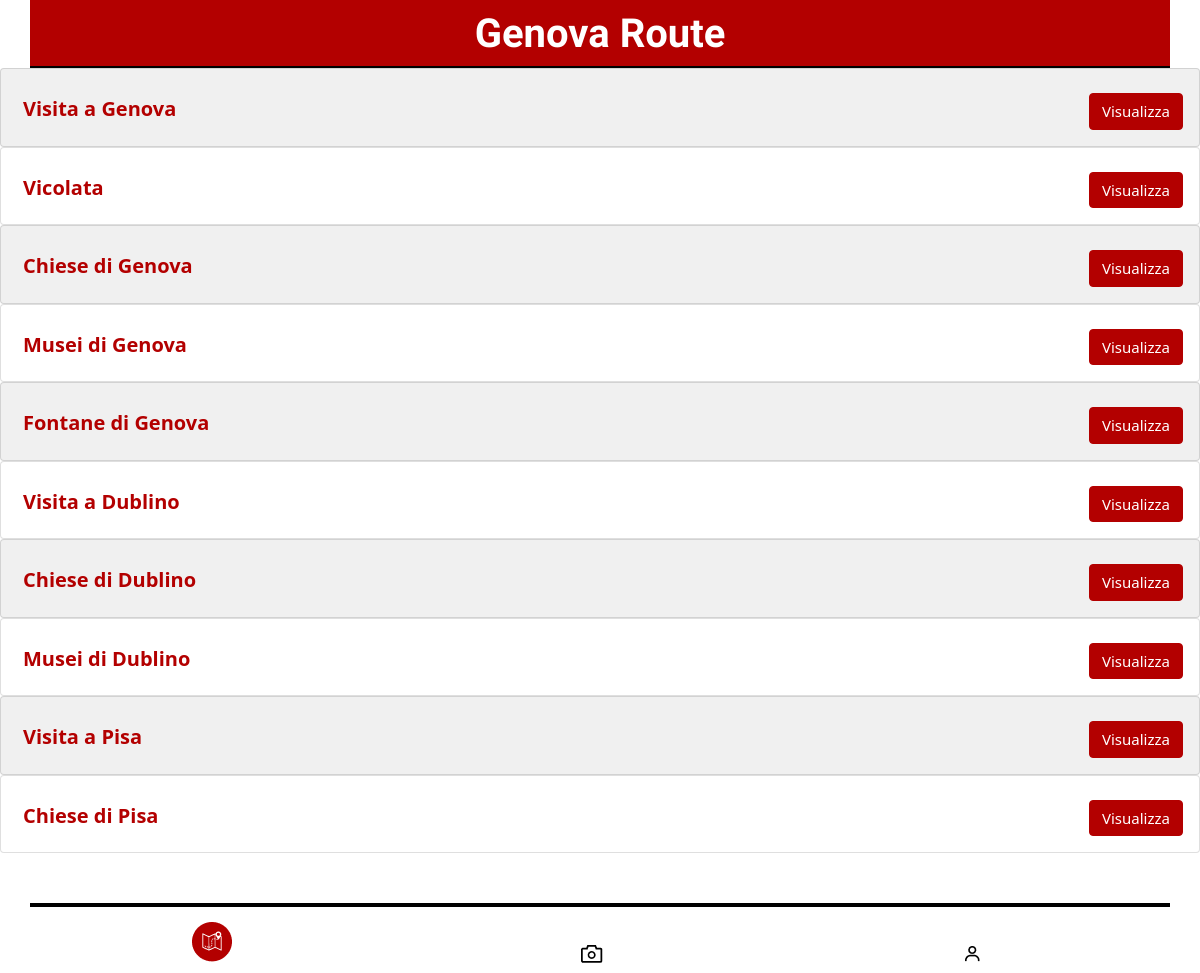
Page /mobile/percorsi/index.php on the committed database.
### tables this page shows
CREATE TABLE IF NOT EXISTS Percorso(
    id int PRIMARY KEY AUTO_INCREMENT,
	nome varchar(255),
    descrizione varchar(255) NOT NULL
);

### mobile/percorsi/index.php (the view, shortened to what this page needs)
<!doctype html>
<html lang="en">
<head>
    <link rel="stylesheet" href="../../css/style.css">
    <link rel="stylesheet" href="../../bootstrap/css/bootstrap.min.css">
</head>
<body class="d-flex flex-column min-vh-100">
    <div class="container fixed-bottom" style="background-color: white; border-top-color:black;  border-top-style: solid; border-top-width: 4px; height: 70px;">
        <div class="row  justify-content-center" style="padding-top: 15px;">
            <div class="col s-4">
                <center>
                    <a class="navbar-brand" href="./">
                        <img src="../../img/icons/percorsoSfondo.png">
                    </a>
                </center>
            </div>
            <div class="col s-4" style="padding-top: 15px; ">
                <center>
                    <a class="navbar-brand" href="../scanner/index.php ">
                        <img src="../../img/icons/scannerizza.png">
                    </a>
                </center>
            </div>
            <div class="col s-4" style="padding-top: 15px; ">
                <center>
                    <a class="navbar-brand" href="../profilo/index.php">
                        <img src="../../img/icons/account.png">
                    </a>
                </center>
            </div>
        </div>
    </div>
    <div class="container">
        <div class="row justify-content-center align-items-center" style="background-color: #B30000; border-bottom-color:black;  border-bottom-style: solid; border-bottom-width: 2px; padding-top: 10px;">
            <div class="col ">
                <h1 style="font-family: 'Amiri', serif; color: white; font-weight: bold; text-align: center;">Genova Route</h1>
            </div>
        </div>
    </div>
    <?php
    $host = "127.0.0.1";
    $user = "root";
    $pass = "";
    $database = "genovaroute";
    $connessione = new mysqli($host, $user, $pass, $database);
    $i = 0;
    $sql = "SELECT * FROM percorso ORDER BY (SELECT COUNT(*) AS numero_tappe FROM percorso, tappa, tappa_appartiene_percorso WHERE id_percorso=percorso.id AND id_tappa=tappa.id)";
    if ($result = $connessione->query($sql)) {
        if ($result->num_rows > 0) {
            while ($row = $result->fetch_array()) {
                $i++;
                if ($i % 2 == 0) {
                    $coloreRiga = "white";
                } else {
                    $coloreRiga = "#F0F0F0";
                }
                echo '
                                        <div class="col-sm align-self-center" style="width:100%;">
                                            <div class="card text-center align-self-center" style="width:100%;  background-color: ' . $coloreRiga . ';">
                                                <div class="card-body">
                                                    <form action="tappe/index.php" method="post">
                                                        <p class="card-title">
                                                            <input type="hidden" name="percorso" value="' . $row['nome'] . '">
                                                            <input type="submit" value="' . $row['nome'] . '" style="background-color: ' . $coloreRiga . '; text-decoration: none; color: #B30000; font-size:20px; border: none; font-weight: bold; float: left;">
                                                            <button type="submit" class="btn btn-primary" style="background-color: #B30000; border-color:#B30000; font-size: 15px; color:white ; text-align: center; float: right;">Visualizza</button>
                                                        </p>
                                                    </form>
                                                </div>
                                            </div>
                                        </div>
                                        ';
            }
        } else {
            echo "Non ci sono percorsi salvati nel database";
        }
    } else {
        echo "Impossibile eseguire la query";
    }
    ?>
    <br>
    <br>
    <br>
    <br>
    <br>
</body>
</html>

### rows in the picture
percorso: nome "Visita a Genova"
percorso: nome "Vicolata"
percorso: nome "Chiese di Genova"
percorso: nome "Musei di Genova"
percorso: nome "Fontane di Genova"
percorso: nome "Visita a Dublino"
percorso: nome "Chiese di Dublino"
percorso: nome "Musei di Dublino"
percorso: nome "Visita a Pisa"
percorso: nome "Chiese di Pisa"
